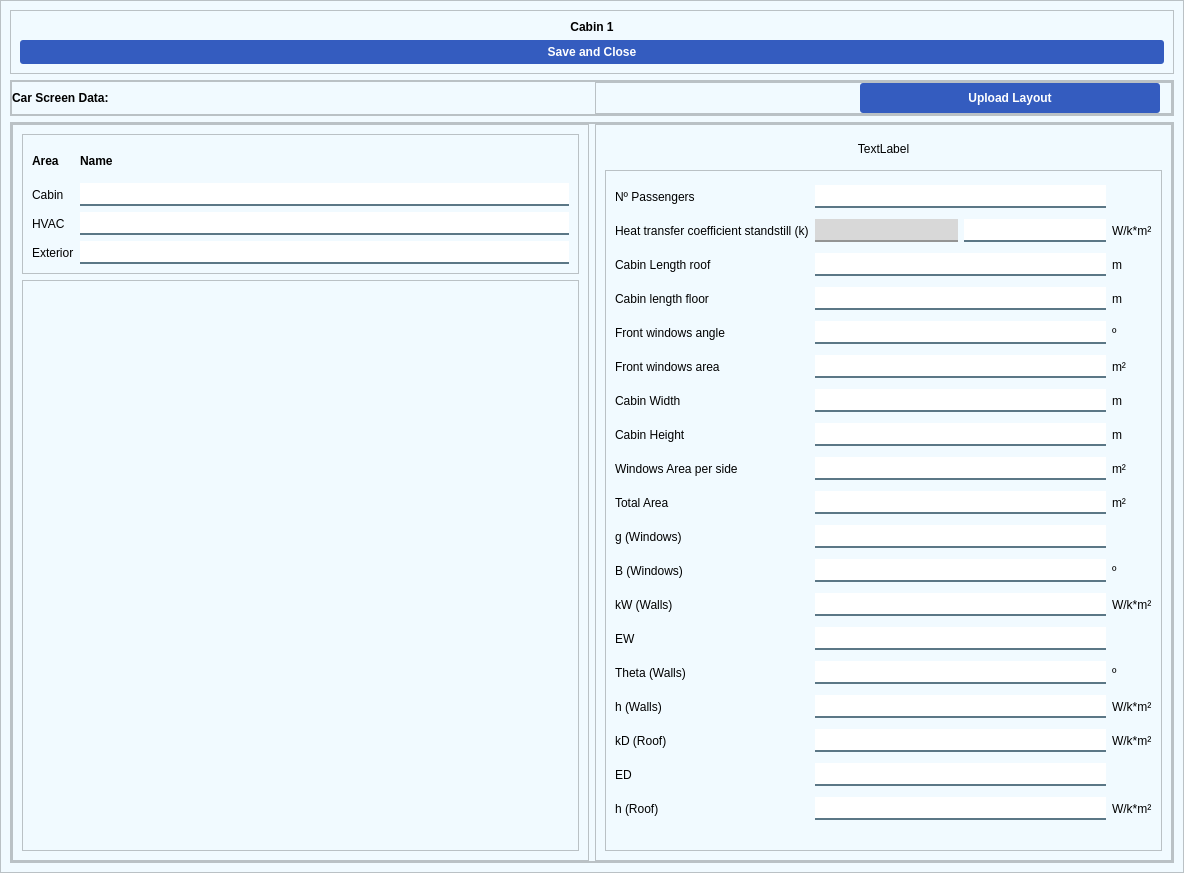
<?xml version="1.0" encoding="UTF-8"?>
<ui version="4.0">
 <class>MainWindow</class>
 <widget class="QMainWindow" name="MainWindow">
  <property name="geometry">
   <rect>
    <x>0</x>
    <y>0</y>
    <width>1184</width>
    <height>873</height>
   </rect>
  </property>
  <property name="windowTitle">
   <string>MainWindow</string>
  </property>
  <widget class="QWidget" name="widget">
   <property name="styleSheet">
    <string notr="true">background-color: #F1FAFF;

</string>
   </property>
   <layout class="QVBoxLayout" name="verticalLayout">
    <property name="leftMargin">
     <number>0</number>
    </property>
    <property name="topMargin">
     <number>0</number>
    </property>
    <property name="rightMargin">
     <number>0</number>
    </property>
    <property name="bottomMargin">
     <number>0</number>
    </property>
    <item>
     <widget class="QFrame" name="frame">
      <property name="styleSheet">
       <string notr="true">QScrollBar:horizontal {
    background: #FFF;
    height: 8px;
    margin: 0px 16px 0 16px;
    border: none;
}
QScrollBar:vertical {
    background: #FFF;
    width: 8px;
    margin: 16px 0 16px 0;
    border: none;
}
QScrollBar::handle:horizontal {
    background: #3333;
    min-width: 20px;
    border-radius: 4px;
}
QScrollBar::handle:vertical {
    background: #3333;
    min-height: 20px;
    border-radius: 4px;
}
QScrollBar::add-line:horizontal, QScrollBar::sub-line:horizontal,
QScrollBar::add-line:vertical, QScrollBar::sub-line:vertical {
    background: none;
}
QScrollBar::add-page:horizontal, QScrollBar::sub-page:horizontal,
QScrollBar::add-page:vertical, QScrollBar::sub-page:vertical {
    background: none;
}

#frame {	

}


QLineEdit {
background-color:white;
border:none;
border-bottom:2px solid rgba(46, 82, 101, 200);
color:#F97D02;
padding-bottom:5px;
padding-left:3px;
}
/* Read-Only QLineEdit */
QLineEdit:read-only {
    background-color: #D8D8D8; /* Light gray */
    color: black;
    border-bottom: 2px solid rgba(100, 100, 100, 150); /* Softer border */
}
QLabel{
font: 12pt &quot;Bahnschrift SemiCondensed&quot;;

}

QScrollBar:horizontal {
    border: none;
    background: rgb(52, 59, 72);
    height: 8px;
    margin: 0px 21px 0 21px;
	border-radius: 0px;
}
QScrollBar::handle:horizontal {
    background: #345CBF;
    min-width: 25px;
	border-radius: 4px
}
QScrollBar::add-line:horizontal {
    border: none;
    background: rgb(55, 63, 77);
    width: 20px;
	border-top-right-radius: 4px;
    border-bottom-right-radius: 4px;
    subcontrol-position: right;
    subcontrol-origin: margin;
}
QScrollBar::sub-line:horizontal {
    border: none;
    background: rgb(55, 63, 77);
    width: 20px;
	border-top-left-radius: 4px;
    border-bottom-left-radius: 4px;
    subcontrol-position: left;
    subcontrol-origin: margin;
}
QScrollBar::up-arrow:horizontal, QScrollBar::down-arrow:horizontal
{
     background: none;
}
QScrollBar::add-page:horizontal, QScrollBar::sub-page:horizontal
{
     background: none;
}
 QScrollBar:vertical {
	border: none;
    background: rgb(52, 59, 72);
    width: 8px;
    margin: 21px 0 21px 0;
	border-radius: 0px;
 }
 QScrollBar::handle:vertical {	
	background: #345CBF;
    min-height: 25px;
	border-radius: 4px
 }
 QScrollBar::add-line:vertical {
     border: none;
    background: rgb(55, 63, 77);
     height: 20px;
	border-bottom-left-radius: 4px;
    border-bottom-right-radius: 4px;
     subcontrol-position: bottom;
     subcontrol-origin: margin;
 }
 QScrollBar::sub-line:vertical {
	border: none;
    background: rgb(55, 63, 77);
     height: 20px;
	border-top-left-radius: 4px;
    border-top-right-radius: 4px;
     subcontrol-position: top;
     subcontrol-origin: margin;
 }
 QScrollBar::up-arrow:vertical, QScrollBar::down-arrow:vertical {
     background: none;
 }

 QScrollBar::add-page:vertical, QScrollBar::sub-page:vertical {
     background: none;
 }

QComboBox{
background-color:white;
	border-radius: 5px;
	border: 1px solid gray;
	padding: 5px;
	padding-left: 10px;
color:#F97D02;
font-weight:bold;
}
QComboBox:hover{
	border: 1px solid gray;
}
QComboBox::drop-down {
	subcontrol-origin: padding;
	subcontrol-position: top right;
	width: 25px; 
	border-left-width: 3px;
	border-left-color: rgba(39, 44, 54, 150);
	border-left-style: solid;
	border-top-right-radius: 3px;
	border-bottom-right-radius: 3px;	
	background-image: url(:/icons/images/icons/icons8-arrow-down-20.png);
	background-position: center;
	background-repeat: no-reperat;
 }
QComboBox QAbstractItemView {
	color: black;	
	background-color: #fff;
	padding: 10px;
	selection-background-color:#345CBF;
}</string>
      </property>
      <property name="frameShape">
       <enum>QFrame::StyledPanel</enum>
      </property>
      <property name="frameShadow">
       <enum>QFrame::Raised</enum>
      </property>
      <layout class="QVBoxLayout" name="verticalLayout_2">
       <item>
        <widget class="QFrame" name="frame_2">
         <property name="maximumSize">
          <size>
           <width>16777215</width>
           <height>120</height>
          </size>
         </property>
         <property name="frameShape">
          <enum>QFrame::StyledPanel</enum>
         </property>
         <property name="frameShadow">
          <enum>QFrame::Raised</enum>
         </property>
         <layout class="QVBoxLayout" name="verticalLayout_3">
          <item>
           <widget class="QLabel" name="lblCabinName">
            <property name="maximumSize">
             <size>
              <width>16777215</width>
              <height>40</height>
             </size>
            </property>
            <property name="styleSheet">
             <string notr="true">font: 22pt &quot;Calibri&quot;;
font-weight:bold;</string>
            </property>
            <property name="text">
             <string>Cabin 1</string>
            </property>
            <property name="alignment">
             <set>Qt::AlignCenter</set>
            </property>
           </widget>
          </item>
          <item>
           <widget class="QPushButton" name="btnSave">
            <property name="cursor">
             <cursorShape>PointingHandCursor</cursorShape>
            </property>
            <property name="styleSheet">
             <string notr="true">QPushButton
{
background-color:#345CBF;
color:white;
border-radius:3px;
font: 12pt &quot;Calibri&quot;;
font-weight:bold;
color:white;
padding:5px;

}
QPushButton:hover
{
background-color:#1159A8;
}</string>
            </property>
            <property name="text">
             <string>Save and Close</string>
            </property>
           </widget>
          </item>
         </layout>
        </widget>
       </item>
       <item>
        <widget class="QFrame" name="frame_3">
         <property name="maximumSize">
          <size>
           <width>16777215</width>
           <height>60</height>
          </size>
         </property>
         <property name="frameShape">
          <enum>QFrame::StyledPanel</enum>
         </property>
         <property name="frameShadow">
          <enum>QFrame::Raised</enum>
         </property>
         <layout class="QVBoxLayout" name="verticalLayout_4">
          <property name="leftMargin">
           <number>0</number>
          </property>
          <property name="topMargin">
           <number>0</number>
          </property>
          <property name="rightMargin">
           <number>0</number>
          </property>
          <property name="bottomMargin">
           <number>0</number>
          </property>
          <item>
           <widget class="QFrame" name="frame_17">
            <property name="maximumSize">
             <size>
              <width>16777215</width>
              <height>45</height>
             </size>
            </property>
            <property name="frameShape">
             <enum>QFrame::StyledPanel</enum>
            </property>
            <property name="frameShadow">
             <enum>QFrame::Raised</enum>
            </property>
            <layout class="QHBoxLayout" name="horizontalLayout_15">
             <property name="leftMargin">
              <number>0</number>
             </property>
             <property name="topMargin">
              <number>0</number>
             </property>
             <property name="rightMargin">
              <number>0</number>
             </property>
             <property name="bottomMargin">
              <number>0</number>
             </property>
             <item>
              <widget class="QLabel" name="lblCoachName_2">
               <property name="styleSheet">
                <string notr="true">font: 13pt &quot;Calibri&quot;;
font-weight:bold;</string>
               </property>
               <property name="text">
                <string>Car Screen Data:</string>
               </property>
               <property name="alignment">
                <set>Qt::AlignLeading|Qt::AlignLeft|Qt::AlignVCenter</set>
               </property>
              </widget>
             </item>
             <item>
              <widget class="QFrame" name="frameUploadButton">
               <property name="frameShape">
                <enum>QFrame::StyledPanel</enum>
               </property>
               <property name="frameShadow">
                <enum>QFrame::Raised</enum>
               </property>
               <layout class="QVBoxLayout" name="verticalLayout_37">
                <property name="leftMargin">
                 <number>0</number>
                </property>
                <property name="topMargin">
                 <number>0</number>
                </property>
                <property name="rightMargin">
                 <number>11</number>
                </property>
                <property name="bottomMargin">
                 <number>0</number>
                </property>
                <item alignment="Qt::AlignRight">
                 <widget class="QPushButton" name="btnUploadLayout">
                  <property name="minimumSize">
                   <size>
                    <width>300</width>
                    <height>30</height>
                   </size>
                  </property>
                  <property name="maximumSize">
                   <size>
                    <width>300</width>
                    <height>16777215</height>
                   </size>
                  </property>
                  <property name="cursor">
                   <cursorShape>PointingHandCursor</cursorShape>
                  </property>
                  <property name="styleSheet">
                   <string notr="true">QPushButton
{
background-color:#345CBF;
color:white;
border-radius:3px;
font: 12pt &quot;Calibri&quot;;
font-weight:bold;
color:white;
padding:5px;

}
QPushButton:hover
{
background-color:#1159A8;
}</string>
                  </property>
                  <property name="text">
                   <string>Upload Layout</string>
                  </property>
                 </widget>
                </item>
               </layout>
              </widget>
             </item>
            </layout>
           </widget>
          </item>
         </layout>
        </widget>
       </item>
       <item>
        <widget class="QFrame" name="frame_4">
         <property name="frameShape">
          <enum>QFrame::StyledPanel</enum>
         </property>
         <property name="frameShadow">
          <enum>QFrame::Raised</enum>
         </property>
         <layout class="QVBoxLayout" name="verticalLayout_5">
          <property name="spacing">
           <number>0</number>
          </property>
          <property name="leftMargin">
           <number>0</number>
          </property>
          <property name="topMargin">
           <number>0</number>
          </property>
          <property name="rightMargin">
           <number>0</number>
          </property>
          <property name="bottomMargin">
           <number>0</number>
          </property>
          <item>
           <widget class="QScrollArea" name="scrollArea">
            <property name="frameShadow">
             <enum>QFrame::Raised</enum>
            </property>
            <property name="widgetResizable">
             <bool>true</bool>
            </property>
            <widget class="QWidget" name="scrollAreaWidgetContents">
             <property name="geometry">
              <rect>
               <x>0</x>
               <y>0</y>
               <width>1156</width>
               <height>686</height>
              </rect>
             </property>
             <layout class="QHBoxLayout" name="horizontalLayout">
              <property name="leftMargin">
               <number>0</number>
              </property>
              <property name="topMargin">
               <number>0</number>
              </property>
              <property name="rightMargin">
               <number>0</number>
              </property>
              <property name="bottomMargin">
               <number>0</number>
              </property>
              <item>
               <widget class="QFrame" name="frame_5">
                <property name="frameShape">
                 <enum>QFrame::StyledPanel</enum>
                </property>
                <property name="frameShadow">
                 <enum>QFrame::Raised</enum>
                </property>
                <layout class="QVBoxLayout" name="verticalLayout_6">
                 <item>
                  <widget class="QFrame" name="frame_7">
                   <property name="maximumSize">
                    <size>
                     <width>16777215</width>
                     <height>140</height>
                    </size>
                   </property>
                   <property name="frameShape">
                    <enum>QFrame::StyledPanel</enum>
                   </property>
                   <property name="frameShadow">
                    <enum>QFrame::Raised</enum>
                   </property>
                   <layout class="QGridLayout" name="gridLayout">
                    <item row="0" column="0">
                     <widget class="QLabel" name="label">
                      <property name="styleSheet">
                       <string notr="true">font: 12pt &quot;Calibri&quot;;
font-weight:bold;</string>
                      </property>
                      <property name="text">
                       <string>Area</string>
                      </property>
                     </widget>
                    </item>
                    <item row="1" column="0">
                     <widget class="QLabel" name="label_3">
                      <property name="styleSheet">
                       <string notr="true"/>
                      </property>
                      <property name="text">
                       <string>Cabin</string>
                      </property>
                     </widget>
                    </item>
                    <item row="1" column="1">
                     <widget class="QLineEdit" name="lineEdit"/>
                    </item>
                    <item row="0" column="1">
                     <widget class="QLabel" name="label_2">
                      <property name="styleSheet">
                       <string notr="true">font: 12pt &quot;Calibri&quot;;
font-weight:bold;</string>
                      </property>
                      <property name="text">
                       <string>Name</string>
                      </property>
                     </widget>
                    </item>
                    <item row="2" column="0">
                     <widget class="QLabel" name="label_4">
                      <property name="text">
                       <string>HVAC</string>
                      </property>
                     </widget>
                    </item>
                    <item row="2" column="1">
                     <widget class="QLineEdit" name="lineEdit_2"/>
                    </item>
                    <item row="3" column="0">
                     <widget class="QLabel" name="label_5">
                      <property name="text">
                       <string>Exterior</string>
                      </property>
                     </widget>
                    </item>
                    <item row="3" column="1">
                     <widget class="QLineEdit" name="lineEdit_3"/>
                    </item>
                   </layout>
                  </widget>
                 </item>
                 <item>
                  <widget class="QFrame" name="frame_8">
                   <property name="frameShape">
                    <enum>QFrame::StyledPanel</enum>
                   </property>
                   <property name="frameShadow">
                    <enum>QFrame::Raised</enum>
                   </property>
                   <layout class="QVBoxLayout" name="verticalLayout_7">
                    <item>
                     <widget class="QLabel" name="lblCabinLayout">
                      <property name="text">
                       <string/>
                      </property>
                      <property name="scaledContents">
                       <bool>true</bool>
                      </property>
                     </widget>
                    </item>
                   </layout>
                  </widget>
                 </item>
                </layout>
               </widget>
              </item>
              <item>
               <widget class="QFrame" name="frame_6">
                <property name="minimumSize">
                 <size>
                  <width>400</width>
                  <height>0</height>
                 </size>
                </property>
                <property name="frameShape">
                 <enum>QFrame::StyledPanel</enum>
                </property>
                <property name="frameShadow">
                 <enum>QFrame::Raised</enum>
                </property>
                <layout class="QGridLayout" name="gridLayout_2">
                 <item row="0" column="0">
                  <widget class="QLabel" name="lblStandardCabin">
                   <property name="maximumSize">
                    <size>
                     <width>16777215</width>
                     <height>30</height>
                    </size>
                   </property>
                   <property name="text">
                    <string>TextLabel</string>
                   </property>
                   <property name="alignment">
                    <set>Qt::AlignCenter</set>
                   </property>
                  </widget>
                 </item>
                 <item row="3" column="0">
                  <widget class="QFrame" name="frameAreaLabels_2">
                   <property name="frameShape">
                    <enum>QFrame::StyledPanel</enum>
                   </property>
                   <property name="frameShadow">
                    <enum>QFrame::Raised</enum>
                   </property>
                   <layout class="QGridLayout" name="gridLayout_3">
                    <item row="5" column="0">
                     <widget class="QLabel" name="label_20">
                      <property name="text">
                       <string>Front windows area </string>
                      </property>
                     </widget>
                    </item>
                    <item row="0" column="0">
                     <widget class="QLabel" name="label_6">
                      <property name="text">
                       <string>Nº Passengers</string>
                      </property>
                     </widget>
                    </item>
                    <item row="4" column="0">
                     <widget class="QLabel" name="label_19">
                      <property name="text">
                       <string>Front windows angle </string>
                      </property>
                     </widget>
                    </item>
                    <item row="6" column="0">
                     <widget class="QLabel" name="label_21">
                      <property name="text">
                       <string>Cabin Width</string>
                      </property>
                     </widget>
                    </item>
                    <item row="1" column="0">
                     <widget class="QLabel" name="label_13">
                      <property name="text">
                       <string>Heat transfer coefficient standstill (k)</string>
                      </property>
                     </widget>
                    </item>
                    <item row="2" column="0">
                     <widget class="QLabel" name="label_16">
                      <property name="text">
                       <string>Cabin Length roof </string>
                      </property>
                     </widget>
                    </item>
                    <item row="3" column="0">
                     <widget class="QLabel" name="label_18">
                      <property name="text">
                       <string>Cabin length floor </string>
                      </property>
                     </widget>
                    </item>
                    <item row="8" column="0">
                     <widget class="QLabel" name="label_17">
                      <property name="text">
                       <string>Windows Area per side</string>
                      </property>
                     </widget>
                    </item>
                    <item row="7" column="0">
                     <widget class="QLabel" name="label_15">
                      <property name="text">
                       <string>Cabin Height</string>
                      </property>
                     </widget>
                    </item>
                    <item row="9" column="0">
                     <widget class="QLabel" name="label_14">
                      <property name="text">
                       <string>Total Area</string>
                      </property>
                     </widget>
                    </item>
                    <item row="10" column="0">
                     <widget class="QLabel" name="label_12">
                      <property name="text">
                       <string>g (Windows)</string>
                      </property>
                     </widget>
                    </item>
                    <item row="11" column="0">
                     <widget class="QLabel" name="label_11">
                      <property name="text">
                       <string>B (Windows)</string>
                      </property>
                     </widget>
                    </item>
                    <item row="12" column="0">
                     <widget class="QLabel" name="label_10">
                      <property name="text">
                       <string>kW (Walls)</string>
                      </property>
                     </widget>
                    </item>
                    <item row="13" column="0">
                     <widget class="QLabel" name="label_9">
                      <property name="text">
                       <string>EW</string>
                      </property>
                     </widget>
                    </item>
                    <item row="15" column="0">
                     <widget class="QLabel" name="label_7">
                      <property name="text">
                       <string>h (Walls)</string>
                      </property>
                     </widget>
                    </item>
                    <item row="16" column="0">
                     <widget class="QLabel" name="label_22">
                      <property name="text">
                       <string>kD (Roof)</string>
                      </property>
                     </widget>
                    </item>
                    <item row="18" column="0">
                     <widget class="QLabel" name="label_24">
                      <property name="text">
                       <string>h (Roof)</string>
                      </property>
                     </widget>
                    </item>
                    <item row="17" column="0">
                     <widget class="QLabel" name="label_23">
                      <property name="text">
                       <string>ED</string>
                      </property>
                     </widget>
                    </item>
                    <item row="14" column="0">
                     <widget class="QLabel" name="label_8">
                      <property name="text">
                       <string>Theta (Walls)</string>
                      </property>
                     </widget>
                    </item>
                    <item row="2" column="3">
                     <widget class="QLabel" name="label_27">
                      <property name="text">
                       <string>m</string>
                      </property>
                     </widget>
                    </item>
                    <item row="1" column="3">
                     <widget class="QLabel" name="label_26">
                      <property name="text">
                       <string>W/k*m²</string>
                      </property>
                     </widget>
                    </item>
                    <item row="3" column="3">
                     <widget class="QLabel" name="label_25">
                      <property name="text">
                       <string>m</string>
                      </property>
                     </widget>
                    </item>
                    <item row="6" column="3">
                     <widget class="QLabel" name="label_30">
                      <property name="text">
                       <string>m</string>
                      </property>
                     </widget>
                    </item>
                    <item row="4" column="3">
                     <widget class="QLabel" name="label_28">
                      <property name="text">
                       <string>º</string>
                      </property>
                     </widget>
                    </item>
                    <item row="5" column="3">
                     <widget class="QLabel" name="label_29">
                      <property name="text">
                       <string>m²</string>
                      </property>
                     </widget>
                    </item>
                    <item row="9" column="3">
                     <widget class="QLabel" name="label_33">
                      <property name="text">
                       <string>m²</string>
                      </property>
                     </widget>
                    </item>
                    <item row="8" column="3">
                     <widget class="QLabel" name="label_32">
                      <property name="text">
                       <string>m²</string>
                      </property>
                     </widget>
                    </item>
                    <item row="7" column="3">
                     <widget class="QLabel" name="label_31">
                      <property name="text">
                       <string>m</string>
                      </property>
                     </widget>
                    </item>
                    <item row="14" column="3">
                     <widget class="QLabel" name="label_36">
                      <property name="text">
                       <string>º</string>
                      </property>
                     </widget>
                    </item>
                    <item row="11" column="3">
                     <widget class="QLabel" name="label_35">
                      <property name="text">
                       <string>º</string>
                      </property>
                     </widget>
                    </item>
                    <item row="12" column="3">
                     <widget class="QLabel" name="label_34">
                      <property name="text">
                       <string>W/k*m²</string>
                      </property>
                     </widget>
                    </item>
                    <item row="15" column="3">
                     <widget class="QLabel" name="label_37">
                      <property name="text">
                       <string>W/k*m²</string>
                      </property>
                     </widget>
                    </item>
                    <item row="16" column="3">
                     <widget class="QLabel" name="label_38">
                      <property name="text">
                       <string>W/k*m²</string>
                      </property>
                     </widget>
                    </item>
                    <item row="18" column="3">
                     <widget class="QLabel" name="label_40">
                      <property name="text">
                       <string>W/k*m²</string>
                      </property>
                     </widget>
                    </item>
                    <item row="0" column="1" colspan="2">
                     <widget class="QLineEdit" name="txtNPassenger"/>
                    </item>
                    <item row="1" column="1">
                     <widget class="QLineEdit" name="txtHeatTransferRead">
                      <property name="readOnly">
                       <bool>true</bool>
                      </property>
                     </widget>
                    </item>
                    <item row="1" column="2">
                     <widget class="QLineEdit" name="txtHeatTransfer"/>
                    </item>
                    <item row="2" column="1" colspan="2">
                     <widget class="QLineEdit" name="txtCabinLengthRoof"/>
                    </item>
                    <item row="3" column="1" colspan="2">
                     <widget class="QLineEdit" name="txtCabinLengthFloor"/>
                    </item>
                    <item row="4" column="1" colspan="2">
                     <widget class="QLineEdit" name="txtWindowAngle"/>
                    </item>
                    <item row="5" column="1" colspan="2">
                     <widget class="QLineEdit" name="txtWindowArea"/>
                    </item>
                    <item row="6" column="1" colspan="2">
                     <widget class="QLineEdit" name="txtCabinWidth"/>
                    </item>
                    <item row="7" column="1" colspan="2">
                     <widget class="QLineEdit" name="txtCabinHeight"/>
                    </item>
                    <item row="8" column="1" colspan="2">
                     <widget class="QLineEdit" name="txtAreaPerSide"/>
                    </item>
                    <item row="9" column="1" colspan="2">
                     <widget class="QLineEdit" name="txtTotalArea"/>
                    </item>
                    <item row="10" column="1" colspan="2">
                     <widget class="QLineEdit" name="txtGWindow"/>
                    </item>
                    <item row="11" column="1" colspan="2">
                     <widget class="QLineEdit" name="txtBWindow"/>
                    </item>
                    <item row="12" column="1" colspan="2">
                     <widget class="QLineEdit" name="txtKWalls"/>
                    </item>
                    <item row="13" column="1" colspan="2">
                     <widget class="QLineEdit" name="txtEW"/>
                    </item>
                    <item row="14" column="1" colspan="2">
                     <widget class="QLineEdit" name="txtTheta"/>
                    </item>
                    <item row="15" column="1" colspan="2">
                     <widget class="QLineEdit" name="txtHWalls"/>
                    </item>
                    <item row="16" column="1" colspan="2">
                     <widget class="QLineEdit" name="txtKD"/>
                    </item>
                    <item row="17" column="1" colspan="2">
                     <widget class="QLineEdit" name="txtED"/>
                    </item>
                    <item row="18" column="1" colspan="2">
                     <widget class="QLineEdit" name="txtHRoof"/>
                    </item>
                   </layout>
                  </widget>
                 </item>
                </layout>
               </widget>
              </item>
             </layout>
            </widget>
           </widget>
          </item>
         </layout>
        </widget>
       </item>
      </layout>
     </widget>
    </item>
   </layout>
  </widget>
 </widget>
 <resources>
  <include location="resources.qrc"/>
 </resources>
 <connections/>
</ui>
